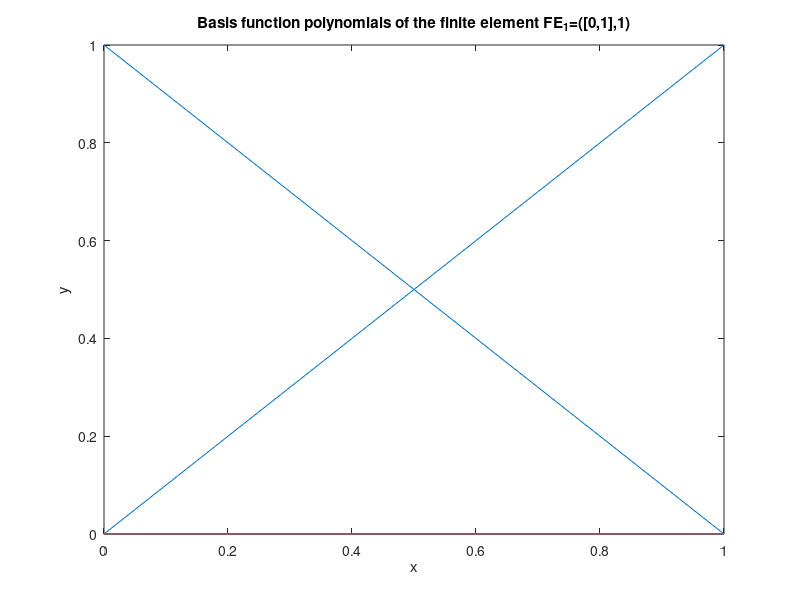
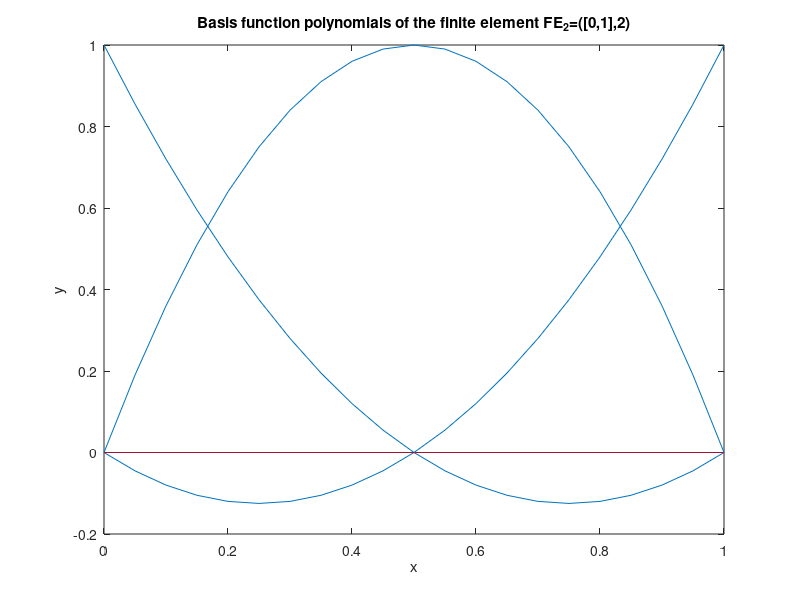
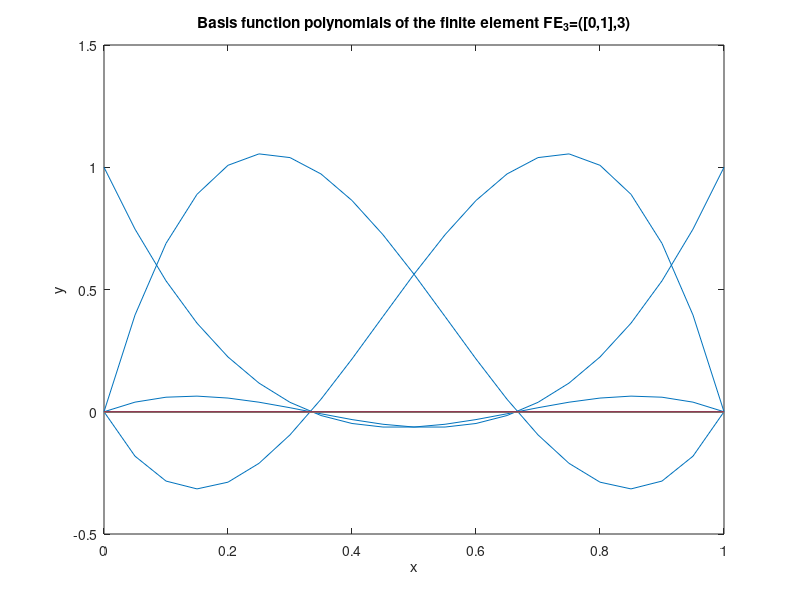
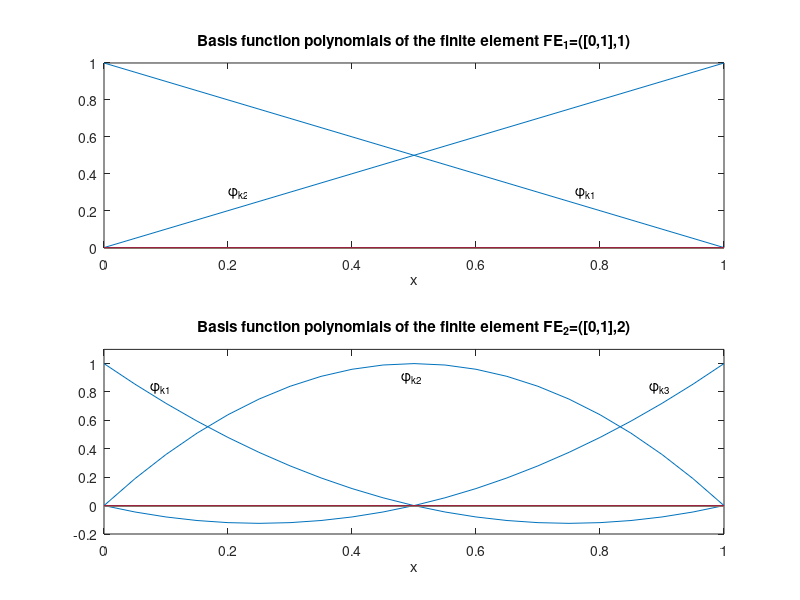

The MATLAB source for these figures, in order:
x=0:0.05:1;
B1Linear=zeros(21);
B2Linear=zeros(21);
B1Quadratic=zeros(21);
B2Quadratic=zeros(21);
B3Quadratic=zeros(21);
B1Cubic=zeros(21);
B2Cubic=zeros(21);
B3Cubic=zeros(21);
B4Cubic=zeros(21);
for i=1:21
    B1Linear(i) = 1 - x(i);
    B2Linear(i) = x(i);
    B1Quadratic(i) = 2*x(i)*x(i) - 3*x(i) + 1;
    B2Quadratic(i) = -4*x(i)*x(i) + 4*x(i);
    B3Quadratic(i) = 2*x(i)*x(i) - x(i);
    B1Cubic(i) = -4.5*x(i)*x(i)*x(i) + 9*x(i)*x(i) -5.5*x(i) + 1;
    B2Cubic(i) = 13.5*x(i)*x(i)*x(i) -22.5*x(i)*x(i) + 9*x(i);
    B3Cubic(i) = -13.5*x(i)*x(i)*x(i) + 18*x(i)*x(i) - 4.5*x(i);
    B4Cubic(i) = 4.5*x(i)*x(i)*x(i) - 4.5*x(i)*x(i) + x(i);
end

figure(1);
plot(x,B1Linear,x,B2Linear);
title('Basis function polynomials of the finite element FE_{1}=([0,1],1)');
xlabel('x');
ylabel('y');

figure(2);
plot(x,B1Quadratic, x,B2Quadratic, x, B3Quadratic);
title('Basis function polynomials of the finite element FE_{2}=([0,1],2)');
xlabel('x');
ylabel('y');

figure(3);
plot(x,B1Cubic, x,B2Cubic, x, B3Cubic, x, B4Cubic);
title('Basis function polynomials of the finite element FE_{3}=([0,1],3)');
xlabel('x');
ylabel('y');

figure(4)
subplot(2,1,1);
plot(x,B1Linear,x,B2Linear);
text11='\phi_{k2}'; text12='\phi_{k1}';
text(0.2,0.3,text11); text(0.76,0.3,text12);
title('Basis function polynomials of the finite element FE_{1}=([0,1],1)');
xlabel('x');
subplot(2,1,2);
plot(x,B1Quadratic, x,B2Quadratic, x, B3Quadratic);
text21='\phi_{k1}'; text22='\phi_{k2}'; text23='\phi_{k3}';
text(0.075,0.83,text21); text(0.48,0.9,text22); text(0.88,0.83,text23);
title('Basis function polynomials of the finite element FE_{2}=([0,1],2)');
xlabel('x');
axis([0 1 -0.2 1.1]);


